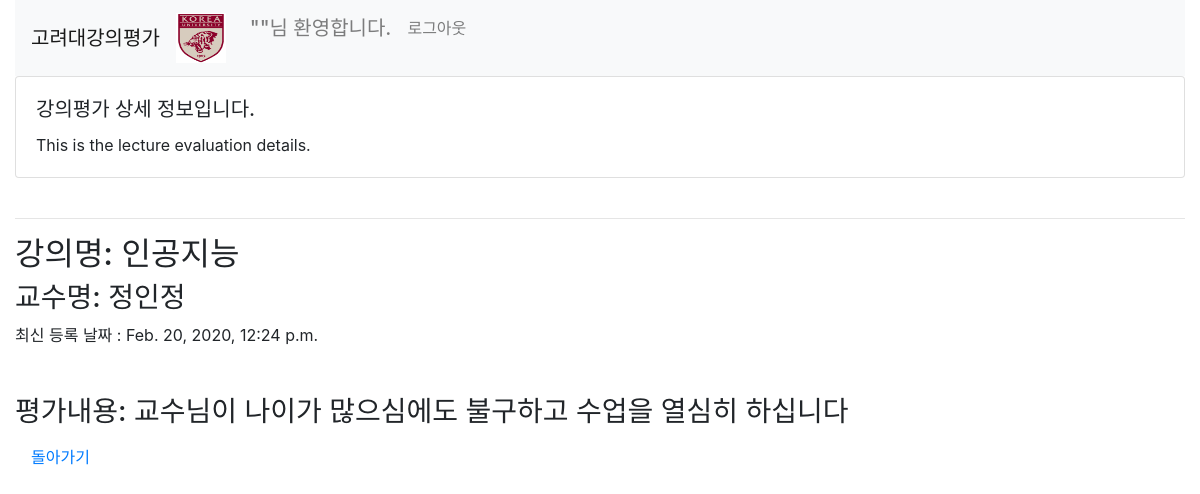
The app's page /classcrud/detail/12, older data.
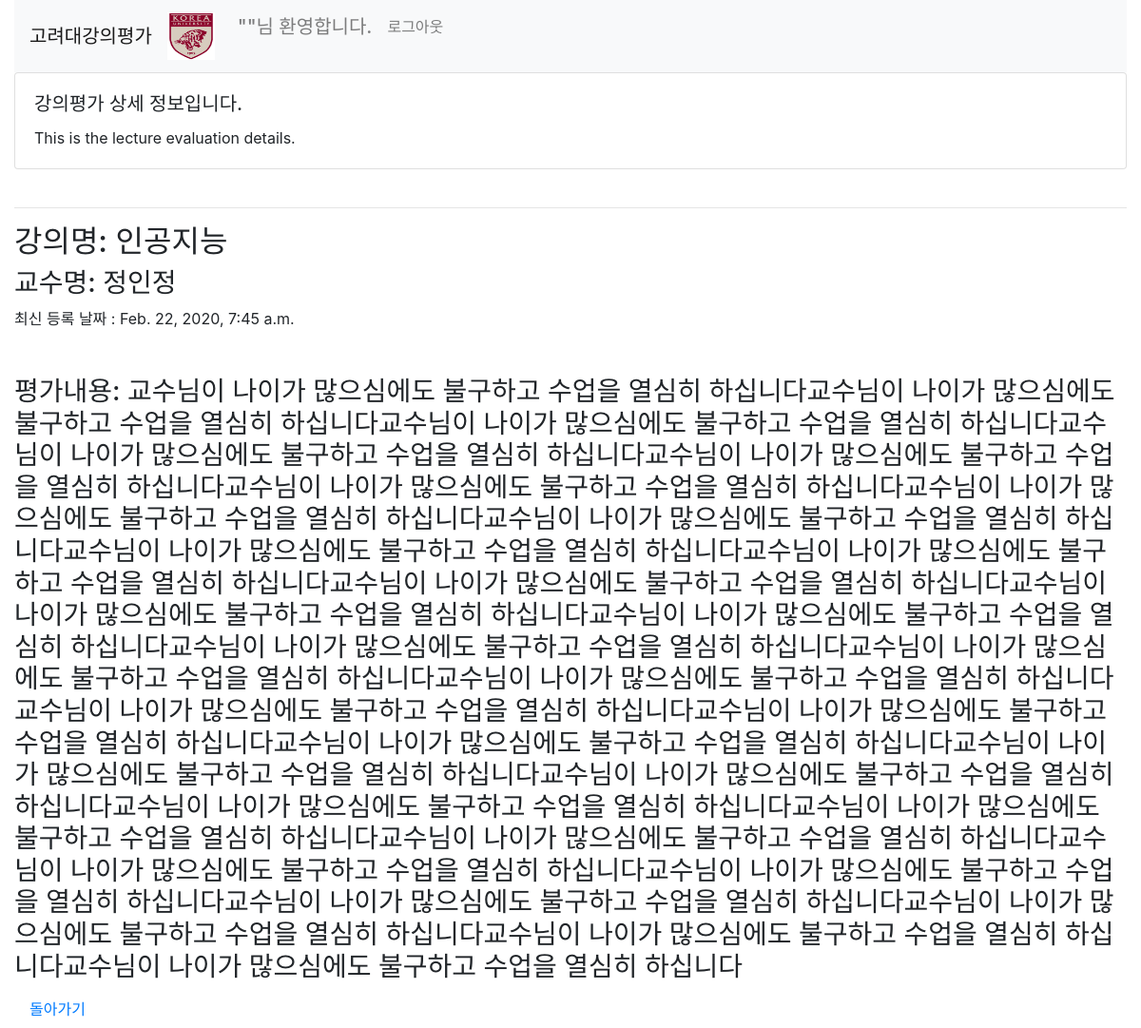
The same page, newer data.
### classcrud/models.py (models this page shows, shortened)
class ClassBlog(models.Model):
    강의명 = models.CharField(max_length=100, default='')
    교수명 = models.CharField(max_length=100, default='')
    create_at = models.DateTimeField(auto_now_add=True)
    updated_at = models.DateTimeField(auto_now=True)
    평가내용 = models.TextField()

### classcrud/views.py (the view)
# urls.py: path('detail/<int:pk>', views.BlogDetail.as_view(), name='detail'),
class BlogDetail(DetailView):
    model = ClassBlog

### classcrud/templates/classcrud/classblog_detail.html (shortened to what this page needs)
<link rel="stylesheet" href="https://stackpath.bootstrapcdn.com/bootstrap/4.4.1/css/bootstrap.min.css">
<!DOCTYPE html>
<html lang="ko">
    {% load static %}
    <head>
    </head>
    <div class="container-fluid">
    <body>
        <nav class="navbar navbar-expand-lg navbar-light bg-light">
            <a class="navbar-brand" >고려대강의평가</a>
            <div class="collapse navbar-collapse" id="navbarNav">
              <ul class="navbar-nav">
                <a class="navbar-brand">
                    <img src="{% static 'korea.png' %}" width="50" height="50" alt="korea">
                </a>
                <li class="nav-item">
                    <h5 class="nav-link">"{{user.username}}"님 환영합니다.</h5>
                </li>
                <li class="nav-item">
                    <a href="javascript:{document.getElementById('logout').submit()}" class="nav-link">로그아웃</a>
                </li>
              </ul>
            </div>
          </nav>
          <div class="card w">
            <div class="card-body">
              <h5 class="card-title">강의평가 상세 정보입니다.</h5>
              <p class="card-text">This is the lecture evaluation details.</p>
            </div>
          </div>
           <br>
           <hr>
<h2> 강의명: {{object.강의명}} </h2>
<h3> 교수명: {{object.교수명}} </h3>
<h7> 최신 등록 날짜 : {{object.updated_at}} </h7>
<br>
<br><br>
<h3>평가내용: {{object.평가내용}}</h3>
<a class="nav-link" href="{% url 'list' %}">돌아가기</a>

Row changes from the older to the newer data that the page shows:
changed ClassBlog "인공지능": updated_at "Feb. 20, 2020, 12:24 p.m." → "Feb. 22, 2020, 7:45 a.m."; 평가내용 "교수님이 나이가 많으심에도 불구하고 수업을 열심히 하십니다" → "교수님이 나이가 많으심에도 불구하고 수업을 열심히 하십니다교수님이 나이가 많으심에도 불구하고 수업을 열심히 하십니다교수님이 나이가 많으심에도 불구하고 수업을 열심히 하십니다교수님이 나이가 많으심에도 불구하고 수업을 열심히 하십니다교수님이 나이가 많으심에도 불구하고 수업을 열심히 하십니다교수님이 나이가 많으심에도 불구하고 수업을 열심히 하십니다교수님이 나이가 많으심에도 불구하고 수업을 열심히 하십니다교수님이 나이가 많으심에도 불구하고 수업을 열심히 하십니다교수님이 나이가 많으심에도 불구하고 수업을 열심히 하십니다교수님이 나이가 많으심에도 불구하고 수업을 열심히 하십니다교수님이 나이가 많으심에도 불구하고 수업을 열심히 하십니다교수님이 나이가 많으심에도 불구하고 수업을 열심히 하십니다교수님이 나이가 많으심에도 불구하고 수업을 열심히 하십니다교수님이 나이가 많으심에도 불구하고 수업을 열심히 하십니다교수님이 나이가 많으심에도 불구하고 수업을 열심히 하십니다교수님이 나이가 많으심에도 불구하고 수업을 열심히 하십니다교수님이 나이가 많으심에도 불구하고 수업을 열심히 하십니다교수님이 나이가 많으심에도 불구하고 수업을 열심히 하십니다교수님이 나이가 많으심에도 불구하고 수업을 열심히 하십니다교수님이 나이가 많으심에도 불구하고 수업을 열심히 하십니다교수님이 나이가 많으심에도 불구하고 수업을 열심히 하십니다교수님이 나이가 많으심에도 불구하고 수업을 열심히…"
